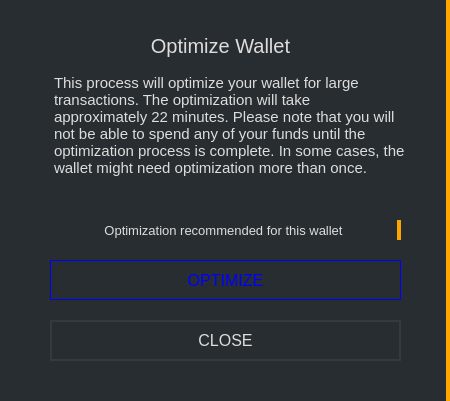
<?xml version="1.0" encoding="UTF-8"?>
<ui version="4.0">
 <class>transactionconfirmation</class>
 <widget class="QDialog" name="transactionconfirmation">
  <property name="geometry">
   <rect>
    <x>0</x>
    <y>0</y>
    <width>450</width>
    <height>401</height>
   </rect>
  </property>
  <property name="windowTitle">
   <string>Dialog</string>
  </property>
  <property name="styleSheet">
   <string notr="true">border: 0px;</string>
  </property>
  <widget class="QGroupBox" name="groupBox">
   <property name="geometry">
    <rect>
     <x>0</x>
     <y>0</y>
     <width>450</width>
     <height>401</height>
    </rect>
   </property>
   <property name="styleSheet">
    <string notr="true">background-color: #282d31; border-right: 4px solid orange;</string>
   </property>
   <property name="title">
    <string/>
   </property>
   <widget class="QLabel" name="label">
    <property name="geometry">
     <rect>
      <x>0</x>
      <y>30</y>
      <width>441</width>
      <height>31</height>
     </rect>
    </property>
    <property name="font">
     <font>
      <pointsize>-1</pointsize>
     </font>
    </property>
    <property name="styleSheet">
     <string notr="true">color: #ddd; border-right: none; font-size: 20px;</string>
    </property>
    <property name="text">
     <string>Optimize Wallet</string>
    </property>
    <property name="alignment">
     <set>Qt::AlignCenter</set>
    </property>
   </widget>
   <widget class="QTextBrowser" name="textBrowser">
    <property name="geometry">
     <rect>
      <x>50</x>
      <y>70</y>
      <width>361</width>
      <height>141</height>
     </rect>
    </property>
    <property name="font">
     <font>
      <pointsize>-1</pointsize>
     </font>
    </property>
    <property name="styleSheet">
     <string notr="true">color: #ddd; border-right: 0px; font-size: 15px;</string>
    </property>
    <property name="html">
     <string>&lt;!DOCTYPE HTML PUBLIC &quot;-//W3C//DTD HTML 4.0//EN&quot; &quot;http://www.w3.org/TR/REC-html40/strict.dtd&quot;&gt;
&lt;html&gt;&lt;head&gt;&lt;meta name=&quot;qrichtext&quot; content=&quot;1&quot; /&gt;&lt;style type=&quot;text/css&quot;&gt;
p, li { white-space: pre-wrap; }
&lt;/style&gt;&lt;/head&gt;&lt;body style=&quot; font-family:'MS Shell Dlg 2'; font-size:15px; font-weight:400; font-style:normal;&quot;&gt;
&lt;p style=&quot; margin-top:0px; margin-bottom:0px; margin-left:0px; margin-right:0px; -qt-block-indent:0; text-indent:0px;&quot;&gt;&lt;span style=&quot; font-family:'Lato'; font-size:15px;&quot;&gt;This process will optimize your wallet for large transactions. The optimization will take approximately 22 minutes. Please note that you will not be able to spend any of your funds until the optimization process is complete. In some cases, the wallet might need optimization more than once.&lt;/span&gt;&lt;/p&gt;&lt;/body&gt;&lt;/html&gt;</string>
    </property>
   </widget>
   <widget class="QLabel" name="m_optimizationMessage">
    <property name="geometry">
     <rect>
      <x>50</x>
      <y>220</y>
      <width>351</width>
      <height>20</height>
     </rect>
    </property>
    <property name="font">
     <font>
      <pointsize>-1</pointsize>
     </font>
    </property>
    <property name="styleSheet">
     <string notr="true">color: #ddd; border-right: 0p; font-size: 13px;</string>
    </property>
    <property name="text">
     <string>Optimization recommended for this wallet</string>
    </property>
    <property name="alignment">
     <set>Qt::AlignCenter</set>
    </property>
   </widget>
   <widget class="QPushButton" name="m_optimizeButton">
    <property name="geometry">
     <rect>
      <x>50</x>
      <y>260</y>
      <width>351</width>
      <height>40</height>
     </rect>
    </property>
    <property name="minimumSize">
     <size>
      <width>351</width>
      <height>40</height>
     </size>
    </property>
    <property name="font">
     <font>
      <pointsize>-1</pointsize>
     </font>
    </property>
    <property name="styleSheet">
     <string notr="true">color: blue; background-color: #1; border: 1px solid blue; font-size: 16px;</string>
    </property>
    <property name="text">
     <string>OPTIMIZE</string>
    </property>
   </widget>
   <widget class="QPushButton" name="m_closeButton">
    <property name="geometry">
     <rect>
      <x>50</x>
      <y>320</y>
      <width>351</width>
      <height>41</height>
     </rect>
    </property>
    <property name="minimumSize">
     <size>
      <width>131</width>
      <height>31</height>
     </size>
    </property>
    <property name="font">
     <font>
      <pointsize>-1</pointsize>
     </font>
    </property>
    <property name="styleSheet">
     <string notr="true">color: #ddd; border: 2px solid #343a40; font-size: 16px; background-color: #21259;</string>
    </property>
    <property name="text">
     <string>CLOSE</string>
    </property>
   </widget>
  </widget>
 </widget>
 <resources/>
 <connections>
  <connection>
   <sender>m_closeButton</sender>
   <signal>clicked()</signal>
   <receiver>transactionconfirmation</receiver>
   <slot>reject()</slot>
   <hints>
    <hint type="sourcelabel">
     <x>330</x>
     <y>203</y>
    </hint>
    <hint type="destinationlabel">
     <x>323</x>
     <y>114</y>
    </hint>
   </hints>
  </connection>
  <connection>
   <sender>m_optimizeButton</sender>
   <signal>clicked()</signal>
   <receiver>transactionconfirmation</receiver>
   <slot>accept()</slot>
   <hints>
    <hint type="sourcelabel">
     <x>255</x>
     <y>203</y>
    </hint>
    <hint type="destinationlabel">
     <x>323</x>
     <y>114</y>
    </hint>
   </hints>
  </connection>
 </connections>
</ui>
